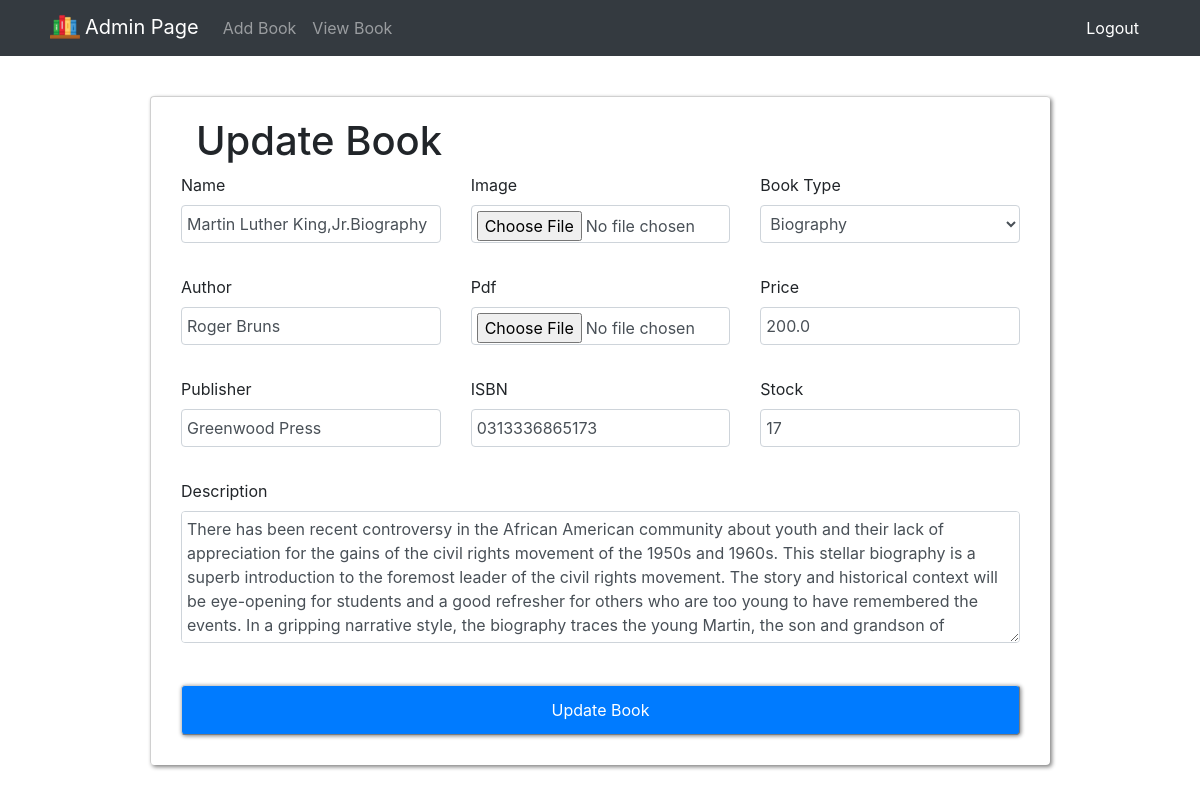
/admin/update_book/e32b69a8-6e99-4461-8dd1-728cf1e44147, run on an earlier commit of the app's database.
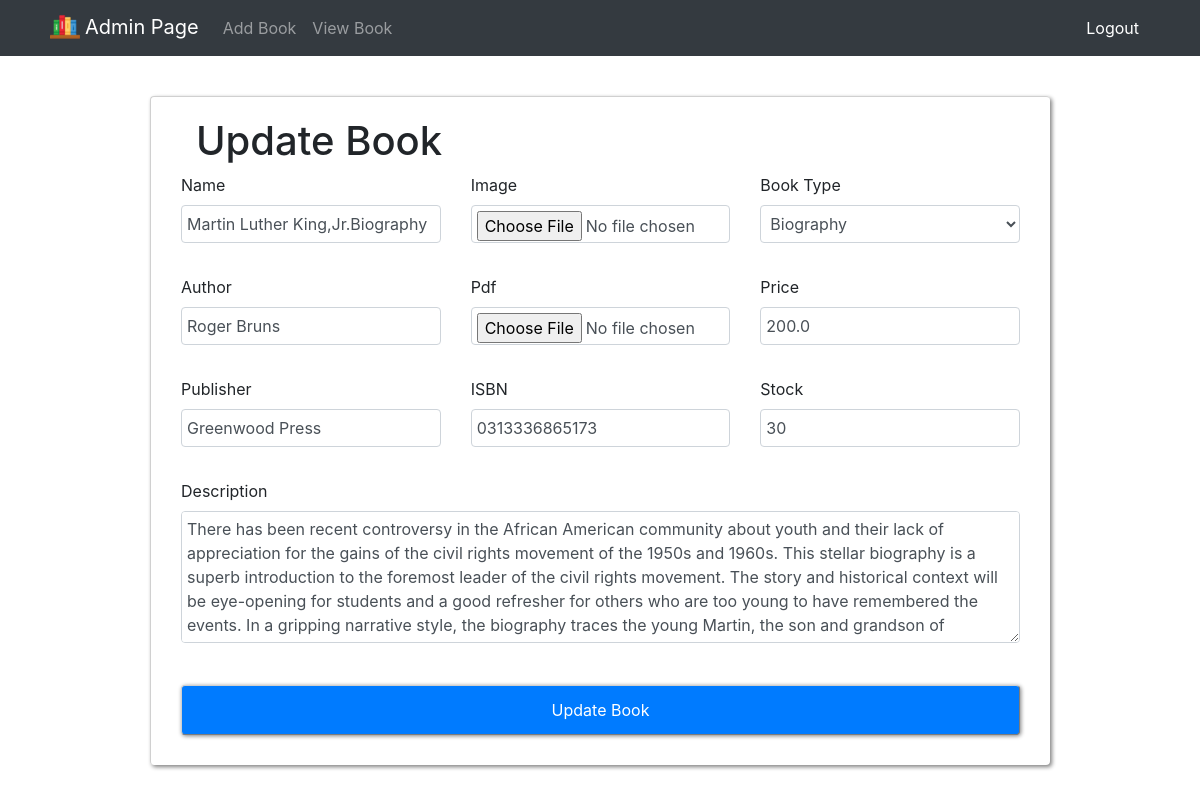
And on a later commit of the database.
### tables this page shows
CREATE TABLE `book` ( `b_id` TEXT NOT NULL UNIQUE , `b_name` TEXT NOT NULL, `b_author` TEXT NOT NULL, `b_publisher` TEXT NOT NULL, `b_paperbook_price` REAL NOT NULL, `b_ebook_price` REAL NOT NULL, `b_desc` TEXT NOT NULL, `b_isbn` TEXT NOT NULL UNIQUE, `b_type` TEXT NOT NULL, `b_img` TEXT NOT NULL, `b_img_small` TEXT NOT NULL, `b_pdf` TEXT NOT NULL, `b_stock` INTEGER NOT NULL, `b_avg_rating` REAL NOT NULL, `b_total_rating` INTEGER NOT NULL, PRIMARY KEY(`b_id`));

### admin.py (the view, shortened to what this page needs)
@adm_update_book_page.route('/admin/update_book/<bid>', methods=['POST','GET'])
def update_book(bid):
	book_data = get_book_data(bid)
	msg=''
	options = ['fiction','non-fiction','science','biography']
	for i in range(0,len(options)):
		if options[i] == book_data['b_type']:
			rec = i
	return render_template('adm_update_book.html', book_data=book_data, rec=rec, msg=msg)

### admin.py (called while the page is built)
def dict_factory(cursor, row):
	d = {}
	for idx, col in enumerate(cursor.description):
		d[col[0]] = row[idx]
	return d

def get_book_data(b_id):
	conn = sqlite3.connect("./database/bookstore.db")
	conn.row_factory = dict_factory
	cursor= conn.cursor()
	cursor.execute("select * from book where b_id=?", (b_id,))
	row=cursor.fetchone()
	return row

### templates/adm_update_book.html (shortened to what this page needs)
{% extends "base.html" %}
{% block head %}
	<link type="text/css" rel="stylesheet" href="{{ url_for('static', filename='update_book.css') }}">
{% endblock %}
{% block body %}
{% include "adm_navbar.html" %}
<div class="formbox">
	<div class="container">
		<h1>Update Book</h1>
		<form action="" method="post" enctype="multipart/form-data">
			<div class="row">
				<div class="col-sm-4">
					<div class="form-group">
						<label>Name</label>
						<input class="form-control" type="text" name="name" value="{{ book_data['b_name'] }}">
					</div>
					<div class="form-group">
						<label>Author</label>
						<input class="form-control" type="text" name="author" value="{{ book_data['b_author'] }}">
					</div>
					<div class="form-group">
						<label>Publisher</label>
						<input class="form-control" type="text" name="publisher" value="{{ book_data['b_publisher'] }}">
					</div>
				</div>
				<div class="col-sm-8">
				<div class="row">
				<div class="row">
				<div class="col-sm">
					<div class="form-group">
						<label>Image</label>
						<input class="form-control" type="file" name="img">
					</div>
					<div class="form-group">
						<label>Pdf</label>
						<input class="form-control" type="file" name="pdf">
					</div>
					<div class="form-group">
						<label>ISBN</label>
						<input class="form-control" type="text" name="isbn" value="{{ book_data['b_isbn'] }}">
					</div>
				</div>
				<div class="col-sm">
					<div class="form-group">
						<label>Book Type</label>
						<select class="form-control" name="book_type">
							<option value="biography"{% if rec==3 %} selected="selected"{% endif %}>Biography</option>
						</select>
					</div>
					<div class="form-group">
						<label>Price</label>
						<input class="form-control" type="number" name="price" value="{{ book_data['b_paperbook_price'] }}">
					</div>
					<div class="form-group">
						<label>Stock</label>
						<input class="form-control" type="number" name="stock" value="{{ book_data['b_stock'] }}">
					</div>
				</div>
				</div>
				</div>
				</div>
				<div class="row">
					<div class="col-lg">
						<div class="form-group">
							<label>Description</label>
							<textarea class="form-control" rows="5" name="description">{{ book_data['b_desc'] }}</textarea>
						</div>
					</div>
				</div>
				<div class="row justify-content-center">
					<div class="col-sm-12">
						<button type="submit" class="btn btn-primary submit-btn">Update Book</button>
					</div>
				</div>
			</div>
		</form>
	</div>
</div>
{% endblock %}

What changed in the data, as far as the page shows it:
changed book "Martin Luther King,Jr.Biography": stock "17" → "30"
